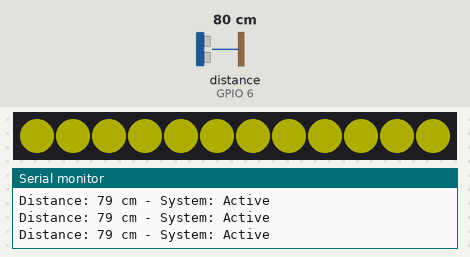
Recording of a sketch running on a simulated ESP32-S3. Parts: 12 RGB LEDs in strip order, left to right, the last lines printed to the serial monitor. Wiring (inferred from the names in the program): ultrasonic range finder: trigger GPIO 5; echo GPIO 6. The inputs (shaded band) are chosen by the test bench; at power-on: distance to the obstacle (sensor on GPIO 6) 80 cm. The echo pulse lasts 58.3 µs per cm; dim RGB values are drawn brighter than linear.

Above: at 2.8 s.
2.9 s: distance to the obstacle (sensor on GPIO 6) set to 2 cm
At 3.0 s:
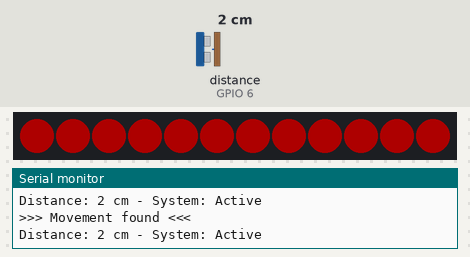
5.6 s: distance to the obstacle (sensor on GPIO 6) set to 60 cm
At 6.3 s:
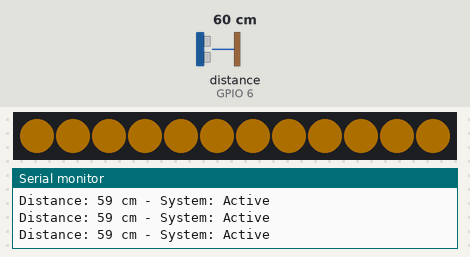
7.1 s: distance to the obstacle (sensor on GPIO 6) set to 120 cm
At 7.7 s:
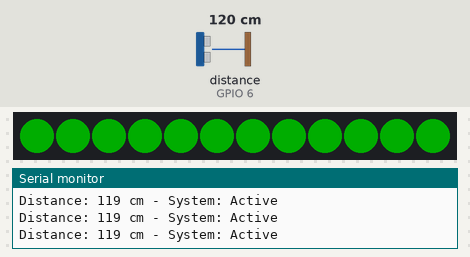
8.6 s: distance to the obstacle (sensor on GPIO 6) set to 4 cm
At 8.71 s:
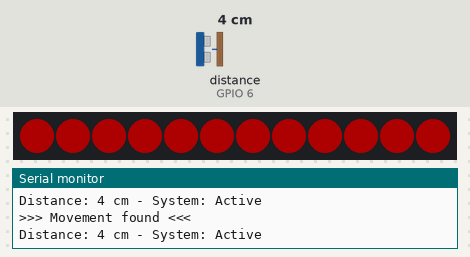
11.1 s: distance to the obstacle (sensor on GPIO 6) set to 35 cm
Timing chart, 0 to 14.1 s (numbered marks = the images above; inputs shaded):
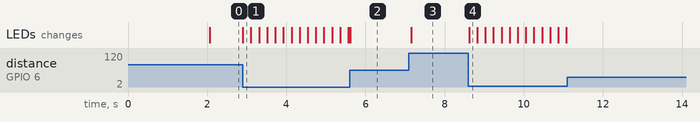

Measured:
- after the input at 2.9 s, the LEDs: change at once (image 1)
- after the input at 5.6 s, the LEDs: change at once (image 2)
- after the input at 7.1 s, the LEDs: change after 0.06 s (image 3)
- after the input at 8.6 s, the LEDs: change at once (image 4)

The sketch:

parkingsensor.ino
```cpp
// ESP32 Parking Sensor
#include <Adafruit_NeoPixel.h>
#include <WiFi.h>  // AGGIUNTO!

// Pin definitions
#define TRIG_PIN 5
#define ECHO_PIN 6
#define LED_PIN 7
#define NUM_LEDS 12

// Distance thresholds (in cm)
// Carefull! Most ultrasonic sensors don't go below 20cm, so keep a safe margin
#define DIST_DETECTION 250  // 2.5 meters - wake system from standby
#define DIST_GREEN 100      // > 100cm = green
#define DIST_YELLOW 75      // 75-100cm = yellow
#define DIST_ORANGE 55      // 55-75cm = orange
#define DIST_RED 35         // 35-55cm = red
                            // < 35cm = blinking red

// Timing
#define INACTIVITY_TIMEOUT 30000    // After how much should the system be put in standby
#define IDLE_POLL_RATE 2000         // Slow polling when system is standby (2 seconds)
#define ACTIVE_POLL_RATE 50         // Fast polling when the system is active (50ms)
#define MOVEMENT_THRESHOLD 10       // Sensor sensibility to movement (cm)
#define REACTIVATION_THRESHOLD 20   // After how much variation should the system wake up (cm)

// LED strip setup
Adafruit_NeoPixel strip = Adafruit_NeoPixel(NUM_LEDS, LED_PIN, NEO_GRB + NEO_KHZ800);

// State variables
unsigned long lastMovementTime = 0;
unsigned long previousMillis = 0;
unsigned long lastPollTime = 0;
bool systemActive = false;
bool ledState = false;
int currentBlinkDelay = 1000;
int currentPollRate = IDLE_POLL_RATE;
long lastDistance = 999;
long sleepDistance = 999;
uint32_t currentColor = 0;

void setup() {
  Serial.begin(115200);

  // Ultrasound sensor initialization
  pinMode(TRIG_PIN, OUTPUT);
  pinMode(ECHO_PIN, INPUT);

  // LED strip initialization
  strip.begin();
  strip.setBrightness(50);
  strip.show();  // All LEDs should be turned off

  // Turn off WiFi and Bluetooth
  WiFi.mode(WIFI_OFF);
  btStop();

  Serial.println("ESP32 Parking Sensor");
  Serial.println("System in standby - Waiting for movement...");
}

void loop() {
  unsigned long currentMillis = millis();

  // Adaptive polling for the sensor
  if (currentMillis - lastPollTime >= currentPollRate) {
    lastPollTime = currentMillis;

    long distance = measureDistance();

    // Debug output
    Serial.print("Distance: ");
    Serial.print(distance);
    Serial.print(" cm - System: ");
    Serial.print(systemActive ? "Active" : "Standby");
    if (!systemActive && sleepDistance < 999) {
      Serial.print(" - Ignore: ");
      Serial.print(sleepDistance);
      Serial.print(" cm");
    }
    Serial.println();

    // Check if there's an object withing the detection range
    if (distance < DIST_DETECTION && distance > 0) {
      // System in standby
      if (!systemActive) {

        // This check if the found object was already there of it is "new"
        if (sleepDistance == 999 || abs(distance - sleepDistance) > REACTIVATION_THRESHOLD) {
          // New object found or above treshold - Activate System
          systemActive = true;
          currentPollRate = ACTIVE_POLL_RATE;
          lastMovementTime = currentMillis;
          sleepDistance = 999;  // Reset memory
          Serial.println(">>> System Active - New object found or movement <<<");
        } else {
          // Same object as before
          Serial.println(">>> Still object - Ignore <<<");
        }

      } else {
        // System already active - Scan for movement

        // Movement is superior to the treshold
        if (abs(distance - lastDistance) > MOVEMENT_THRESHOLD) {
          lastMovementTime = currentMillis;  // Aggiorna tempo ultimo movimento
          Serial.println(">>> Movement found <<<");
        }

        // Update LEDs color
        determineColorAndBlink(distance);

        // Check for inactivity (car is still)
        if (currentMillis - lastMovementTime >= INACTIVITY_TIMEOUT) {
          // If there's inactivity, the system should enter standby mode
          systemActive = false;
          currentPollRate = IDLE_POLL_RATE;
          sleepDistance = distance;  // Save the distance of the current object
          turnOffLEDs();
          Serial.print(">>> System Standby - Car is still, saving current distance: ");
          Serial.print(sleepDistance);
          Serial.println(" cm <<<");
        }
      }

      lastDistance = distance;

    } else {
      // There's no object within 2 meters range

      if (systemActive) {
        // If no car is found, deactivate the system
        systemActive = false;
        currentPollRate = IDLE_POLL_RATE;
        sleepDistance = 999;  // Reset memory - Object has left the zone
        turnOffLEDs();
        Serial.println(">>> System Standby - Object out of zone <<<");
      }

      // If the system was already standby, we just reset it's memory
      if (sleepDistance < 999) {
        sleepDistance = 999;
        Serial.println(">>> Reset Memory - Zone is currently clear <<<");
      }

      lastDistance = 999;
    }
  }

  // Blink only if system is active
  if (systemActive && currentMillis - previousMillis >= currentBlinkDelay) {
    previousMillis = currentMillis;

    if (lastDistance < DIST_RED) {
      // Critical zone, blink red
      ledState = !ledState;
      if (ledState) {
        setStripColor(strip.Color(255, 0, 0));  // Red
      } else {
        setStripColor(strip.Color(0, 0, 0));    // Turned off
      }
    }
  }

  // Small delay to not overload the loop
  delay(10);
}

long measureDistance() {
  digitalWrite(TRIG_PIN, LOW);
  delayMicroseconds(2);

  digitalWrite(TRIG_PIN, HIGH);
  delayMicroseconds(10);
  digitalWrite(TRIG_PIN, LOW);

  long duration = pulseIn(ECHO_PIN, HIGH, 30000);

  if (duration == 0) {
    return 999;
  }

  long distance = duration * 0.01715;
  return distance;
}

void determineColorAndBlink(long distance) {
  if (distance < DIST_RED) {
    currentBlinkDelay = 200;
    currentColor = strip.Color(255, 0, 0);
  }
  else if (distance < DIST_ORANGE) {
    currentBlinkDelay = 10000;
    setStripColor(strip.Color(255, 0, 0));  // Red
    currentColor = strip.Color(255, 0, 0);
  }
  else if (distance < DIST_YELLOW) {
    currentBlinkDelay = 10000;
    setStripColor(strip.Color(255, 165, 0));  // Orange
    currentColor = strip.Color(255, 165, 0);
  }
  else if (distance < DIST_GREEN) {
    currentBlinkDelay = 10000;
    setStripColor(strip.Color(255, 255, 0));  // Yellow
    currentColor = strip.Color(255, 255, 0);
  }
  else {
    currentBlinkDelay = 10000;
    setStripColor(strip.Color(0, 255, 0));  // Green
    currentColor = strip.Color(0, 255, 0);
  }
}

void setStripColor(uint32_t color) {
  for(int i = 0; i < NUM_LEDS; i++) {
    strip.setPixelColor(i, color);
  }
  strip.show();
}

void turnOffLEDs() {
  for(int i = 0; i < NUM_LEDS; i++) {
    strip.setPixelColor(i, 0);
  }
  strip.show();
  Serial.println("LED spenti");
}
```
